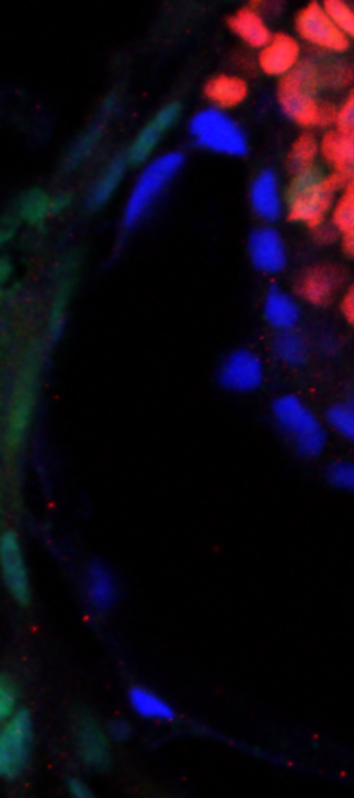
#> input picture PE-VE-aspect-ratio/16S3_VE+INT+PE.tif, 354 x 798 px; the run also reads 1 picture not shown here
$ python plot-aspect-ratio.py
#> lines starting #> are read from the running program, lines starting #| are printed output that depends on the picture; after the words box and inside, x2 and y2 are one past the last pixel; in counts of white or black regions, pixels touching at a corner belong together
import numpy as np
from skimage.io import imread
from skimage.measure import regionprops, label
from scipy.ndimage import binary_fill_holes
from skimage.morphology import opening, disk

# -----------------------
# Load segmentation and original image
# -----------------------
labels = imread("segmentations_without_shadow.tif")
#> labels: shape (798, 354) uint16; min 0, max 10, mean 0.265
original = imread("16S3_VE+INT+PE.tif")
#> original is the input picture: shape (798, 354, 3); mean R, G, B 18.2, 8.3, 20.5

# Print image info to understand structure
print(f"Original image shape: {original.shape}")
#| Original image shape: (798, 354, 3)
print(f"Original image dtype: {original.dtype}")
#| Original image dtype: uint8
print(f"Original image min/max: {original.min()}/{original.max()}")
#| Original image min/max: 0/255

# Remap channels to match Fiji display: Yellow, Green, Red
# Channel 1 in Fiji = Yellow (displayed as R+G)
# Channel 2 in Fiji = Green (displayed as G)
# Channel 3 in Fiji = Red (displayed as R)
if original.ndim == 3 and original.shape[2] == 3:
    ch1 = original[:, :, 0].astype(float)  # Yellow channel
    ch2 = original[:, :, 1].astype(float)  # Green channel
    ch3 = original[:, :, 2].astype(float)  # Red channel

    # Composite display as Fiji shows it (all channels):
    original_display = np.zeros_like(original, dtype=float)
    original_display[:, :, 0] = ch1 + ch3  # Red = yellow + red channels
    original_display[:, :, 1] = ch1 + ch2  # Green = yellow + green channels
    original_display[:, :, 2] = 0           # Blue = none (no blue in yellow/green/red)

    # Clip to prevent overflow and convert back
    original_display = np.clip(original_display, 0, 255)
    original = original_display.astype(np.uint8)

    # Create version without red channel for overlay backgrounds
    original_no_red = np.zeros_like(original, dtype=float)
    original_no_red[:, :, 0] = ch1  # Red = yellow channel only (no red nuclei)
    original_no_red[:, :, 1] = ch1 + ch2  # Green = yellow + green channels
    original_no_red[:, :, 2] = 0  # Blue = none
    original_no_red = np.clip(original_no_red, 0, 255).astype(np.uint8)
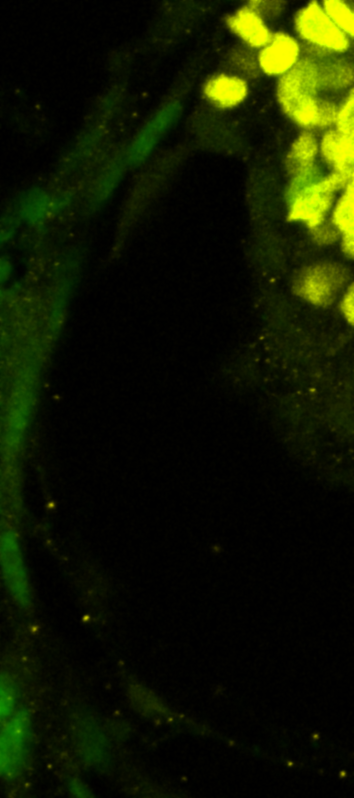
#> original_no_red: shape (798, 354, 3); mean of channels 0, 1, 2 18.2, 25.8, 0; drawn as R, G, B

# -----------------------
# Clean the mask
# -----------------------
labels = binary_fill_holes(labels)
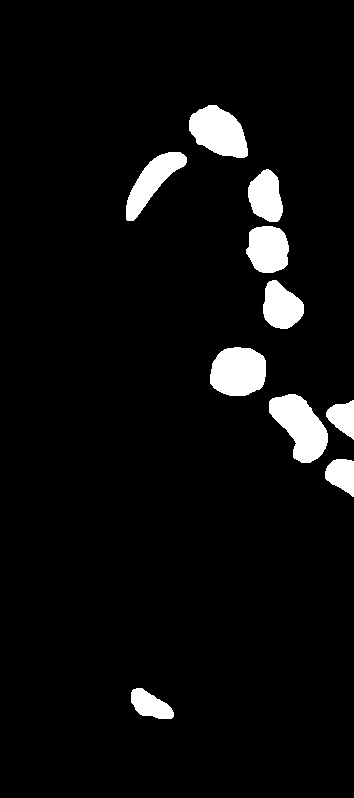
#> labels: shape (798, 354) bool; 5.4% white; 10 white regions
labels = opening(labels, disk(1))

# Label connected components
labels = label(labels)
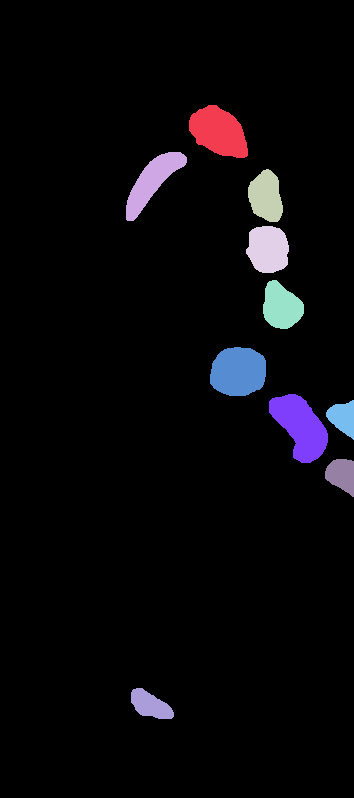
#> labels: shape (798, 354) int32; 11 distinct labels, from 0 to 10; one colour per label, 0 black

# -----------------------
# Measure nuclei
# -----------------------
props = regionprops(labels)
#> props = 10 regions; largest, box (x1, y1, x2, y2) and area: (269, 394, 328, 463) 2410, (210, 347, 266, 396) 2264, (189, 105, 248, 158) 2162, (126, 152, 187, 221) 1713, (246, 226, 289, 273) 1630

aspect_ratios = []

for i, p in enumerate(props, start=1):
    ar = p.axis_major_length / p.axis_minor_length
    aspect_ratios.append(ar)
    print(f"Nucleus {i}: aspect ratio = {ar:.3f}")
#> this loop made 10 passes
#> ar on passes 1 to 10: 1.58, 3.41, 1.58, 1.17, 1.28, 1.17, 1.97, 1.31, 1.28, 2.18
#| Nucleus 1: aspect ratio = 1.580
#| Nucleus 2: aspect ratio = 3.405
#| Nucleus 3: aspect ratio = 1.579
#| Nucleus 4: aspect ratio = 1.166
#| Nucleus 5: aspect ratio = 1.279
#| Nucleus 6: aspect ratio = 1.168
#| Nucleus 7: aspect ratio = 1.970
#| Nucleus 8: aspect ratio = 1.310
#> (further printed lines are left out)
#> after the loop, aspect_ratios = [1.58, 3.41, 1.58, 1.17, 1.28, 1.17, 1.97, 1.31, 1.28, 2.18]

# Optional: store results
aspect_ratios = np.array(aspect_ratios)


import numpy as np
import matplotlib.pyplot as plt
from matplotlib import cm
from matplotlib.colors import LogNorm
from skimage.measure import regionprops

# --- Compute aspect ratios ---
props = regionprops(labels)

aspect_ratios = np.array([
    p.axis_major_length / p.axis_minor_length
    for p in props
])

# Normalize for colormap - linear scale
ar_min, ar_max = aspect_ratios.min(), aspect_ratios.max()
#> ar_min = 1.17; ar_max = 3.41
norm_linear = (aspect_ratios - ar_min) / (ar_max - ar_min)
#> norm_linear = [0.185, 1, 0.185, 0, 0.0507, 0.000648, 0.359, 0.0645, 0.0509, 0.455]

# Normalize for colormap - log scale
log_ar = np.log(aspect_ratios)
#> log_ar = [0.457, 1.23, 0.457, 0.154, 0.246, 0.155, 0.678, 0.27, 0.247, 0.781]
log_min, log_max = log_ar.min(), log_ar.max()
#> log_min = 0.154; log_max = 1.23
norm_log = (log_ar - log_min) / (log_max - log_min)
#> norm_log = [0.283, 1, 0.283, 0, 0.0866, 0.00116, 0.489, 0.109, 0.087, 0.585]

cmap = plt.colormaps["coolwarm"]

# Create colored label images with RGBA (includes alpha channel)
colored_linear = np.zeros((*labels.shape, 4))
colored_log = np.zeros((*labels.shape, 4))
for i, p in enumerate(props):
    color_linear = cmap(norm_linear[i])  # RGBA
    color_log = cmap(norm_log[i])  # RGBA
    colored_linear[labels == p.label] = color_linear
    colored_log[labels == p.label] = color_log
#> this loop made 10 passes
#> (color_linear, color_log) on passes 1, 3, 5, 7, 8, 9, 10: ((0.462, 0.6, 0.966, 1), (0.598, 0.727, 1, 1)), ((0.462, 0.6, 0.966, 1), (0.598, 0.727, 1, 1)), ((0.285, 0.38, 0.823, 1), (0.333, 0.446, 0.874, 1)), ((0.698, 0.799, 0.985, 1), (0.855, 0.864, 0.877, 1)), ((0.304, 0.407, 0.845, 1), (0.358, 0.478, 0.897, 1)), ((0.29, 0.387, 0.829, 1), (0.333, 0.446, 0.874, 1)), ((0.818, 0.856, 0.915, 1), (0.938, 0.809, 0.741, 1))
#> color_log on passes 2, 4, 6: (0.706, 0.0156, 0.15, 1), (0.23, 0.299, 0.754, 1), (0.23, 0.299, 0.754, 1)
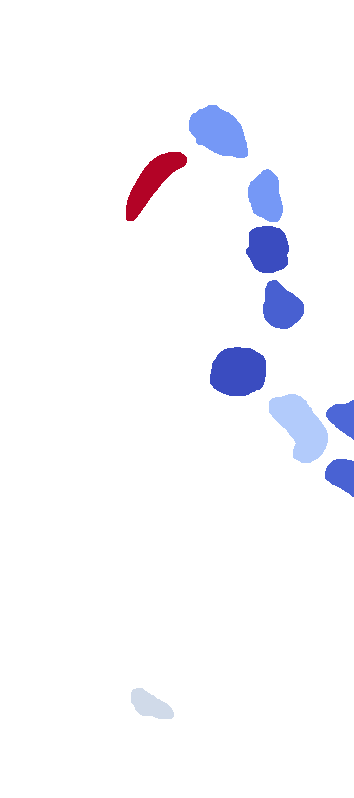
#> colored_linear: shape (798, 354, 4) float64; mean of channels 0, 1, 2, 3 0.0246, 0.0251, 0.043, 0.0541; transparent parts drawn white
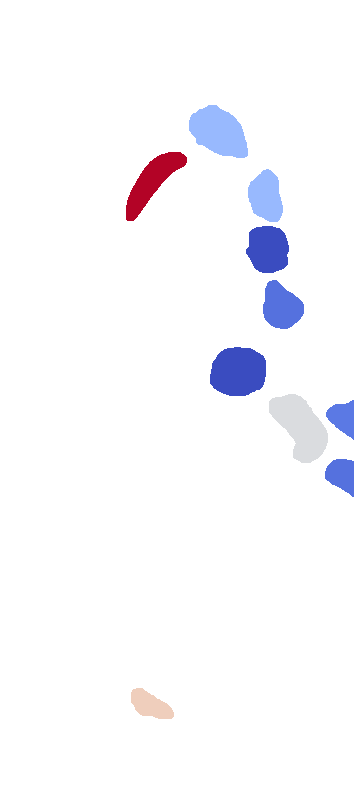
#> colored_log: shape (798, 354, 4) float64; mean of channels 0, 1, 2, 3 0.0285, 0.0277, 0.0425, 0.0541; transparent parts drawn white


# ============================
# FIGURE 1: Original and overlays (both scales)
# ============================
fig1, ((ax1, ax2), (ax3, ax4)) = plt.subplots(2, 2, figsize=(12, 20))

# Row 1: Original and Linear scale
ax1.imshow(original)
ax1.set_title("Original")
ax1.axis("off")

ax2.imshow(original_no_red)
ax2.imshow(colored_linear)
ax2.set_title("Linear scale")
ax2.axis("off")
sm1 = cm.ScalarMappable(cmap=cmap)
sm1.set_array(aspect_ratios)
fig1.colorbar(sm1, ax=ax2, label="Aspect Ratio")

# Row 2: Original and Log scale
ax3.imshow(original)
ax3.set_title("Original")
ax3.axis("off")

ax4.imshow(original_no_red)
ax4.imshow(colored_log)
ax4.set_title("Log scale")
ax4.axis("off")
sm2 = cm.ScalarMappable(cmap=cmap, norm=LogNorm(vmin=ar_min, vmax=ar_max))
sm2.set_array(aspect_ratios)
fig1.colorbar(sm2, ax=ax4, label="Aspect Ratio")

plt.show()

# ============================
# Export linear scale overlay with legend and title
# ============================
fig_export, ax_export = plt.subplots(figsize=(8, 10))
ax_export.imshow(original_no_red)
ax_export.imshow(colored_linear)
ax_export.set_title("Aspect Ratio")
ax_export.axis("off")
sm_export = cm.ScalarMappable(cmap=cmap)
sm_export.set_array(aspect_ratios)
fig_export.colorbar(sm_export, ax=ax_export, label="Aspect Ratio")
plt.tight_layout()
fig_export.savefig("aspect_ratio_linear_overlay.png", dpi=300, bbox_inches='tight')
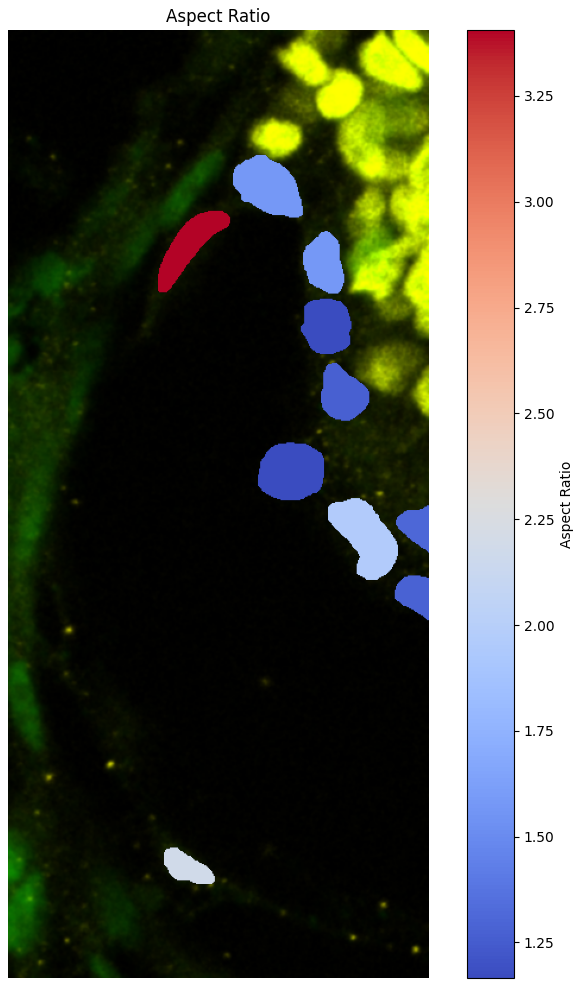
#> figure drawn by matplotlib, 2 panels
print("Saved high-resolution image: aspect_ratio_linear_overlay.png")
plt.close(fig_export)


# ============================
# FIGURE 2: Color + major axis
# ============================
import matplotlib.pyplot as plt
import numpy as np

fig, ax = plt.subplots(figsize=(6, 10))
ax.imshow(original_no_red)
ax.imshow(colored_log)
ax.set_title("Aspect ratio with major + minor axes (log scale)")
ax.axis("off")

for p in props:
    y0, x0 = p.centroid
    theta = p.orientation

    # Half lengths
    L = p.axis_major_length / 2
    l = p.axis_minor_length / 2

    # Major axis direction
    dx_major = np.sin(theta)
    dy_major = np.cos(theta)

    # Minor axis direction (perpendicular)
    dx_minor = np.cos(theta)
    dy_minor = -np.sin(theta)

    # Plot major axis (red)
    ax.plot(
        [x0 - L*dx_major, x0 + L*dx_major],
        [y0 - L*dy_major, y0 + L*dy_major],
        'r', linewidth=2
    )

    # Plot minor axis (cyan)
    ax.plot(
        [x0 - l*dx_minor, x0 + l*dx_minor],
        [y0 - l*dy_minor, y0 + l*dy_minor],
        'c', linewidth=2
    )
#> this loop made 10 passes
#> (y0, x0, theta, L, l, dx_major, dy_major, dx_minor) on passes 1 to 10: (131.6, 218.3, 0.938, 33.21, 21.03, 0.806, 0.591, 0.591), (180.9, 152, -0.693, 45.43, 13.34, -0.639, 0.769, 0.769), (196.1, 265.6, 0.176, 26.48, 16.77, 0.175, 0.985, 0.985), (248.8, 267.7, 0.24, 24.68, 21.17, 0.237, 0.971, 0.971), (306, 281.1, 0.496, 24.56, 19.19, 0.476, 0.879, 0.879), (371.3, 237.9, -1.37, 29.05, 24.89, -0.98, 0.199, 0.199), (426.1, 300, 0.567, 40.29, 20.45, 0.537, 0.844, 0.844), (417.2, 342.4, 0.445, 18.14, 13.84, 0.43, 0.903, 0.903), (474.4, 341.2, 0.512, 18.55, 14.49, 0.49, 0.872, 0.872), (704.6, 150, 1.07, 24.59, 11.26, 0.879, 0.476, 0.476)

plt.show()
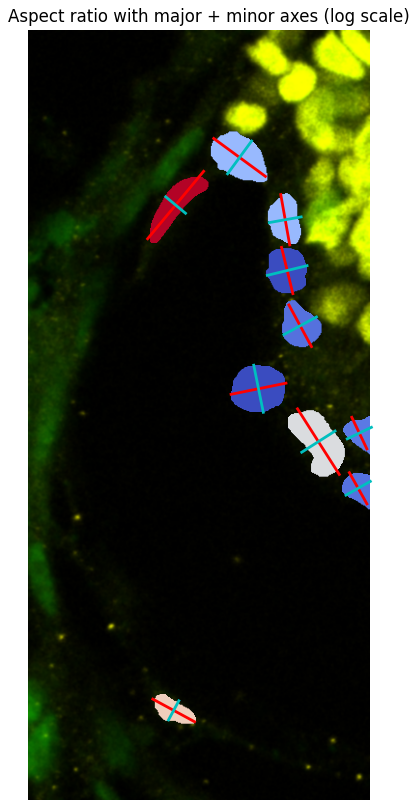
#> figure drawn by matplotlib, 1 panel
